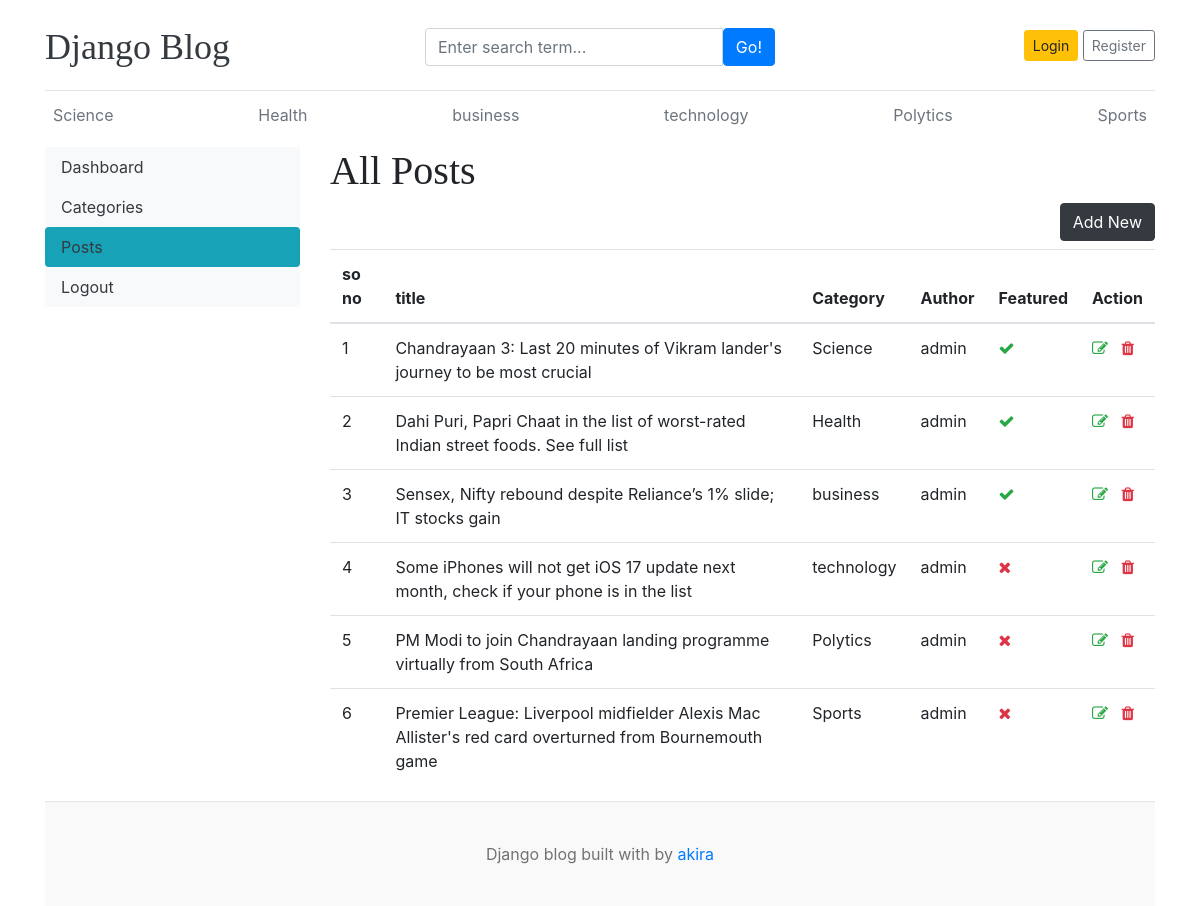
The app's page /dashboards/posts/ with its own data.
### blog/models.py (models this page shows, shortened)
class Category(models.Model):
    category_name=models.CharField(max_length=50,unique=True)
    create_at=models.DateTimeField(auto_now_add=True)
    updated_at=models.DateTimeField(auto_now=True)
    class Meta:
        verbose_name_plural='categories'
    def __str__(self):
        return self.category_name

class Blog(models.Model):
    title=models.CharField(max_length=100)
    slug=models.SlugField(max_length=150,unique=True,blank=True)
    category=models.ForeignKey(Category,on_delete=models.CASCADE)
    author=models.ForeignKey(User,on_delete=models.CASCADE)
    featured_image=models.ImageField(upload_to='upload/%Y/%M/%d')
    short_description=models.TextField(max_length=2000)
    blog_body=models.TextField(max_length=5000)
    is_featured=models.BooleanField(default=False)
    created_at=models.DateTimeField(auto_now_add=True)
    updated_at=models.DateTimeField(auto_now=True)

### dashboards/views.py (the view)
# urls.py: path('posts/',views.posts,name='posts'),
def posts(request):
    posts=Blog.objects.all()
    context={
        'posts':posts,
    }
    return render(request,'dashboard/posts.html',context)

### blog/context_processors.py (called while the page is built)
def  get_categories(request):
    categories=Category.objects.all()
    return dict(categories=categories)

def get_social_links(request):
    social_links=SocialLink.objects.all()
    return dict(social_links=social_links)

### templates/dashboard/posts.html (shortened to what this page needs)
{% extends 'base.html' %}
{% block content %}
<div class="row">
    {% include 'dashboard/sidebar.html' %}
    <div class="col-md-9">
        <h1>All Posts</h1>
        <a href="{% url "add_post" %}" class="btn btn-dark float-right mb-2">Add New</a>
        <table class="table table-hover">
            <thead>
                <tr>
                    <th scope="col">so no</th>
                    <th scope="col">title</th>
                    <th scope="col">Category</th>
                    <th scope="col">Author</th>
                    <th scope="col">Featured</th>
                    <th scope="col">Action</th>
                </tr>
                <tbody>
                    {% for post in posts %}
                    <tr>
                        <td>{{forloop.counter}} </td>
                        <td>{{post.title}} </td>
                        <td>{{post.category}} </td>
                        <td>{{post.author}} </td>
                        <td>{% if post.is_featured %}<i class="fa fa-check text-success" ></i>{% else %}<i class="fa fa-times text-danger" ></i>{% endif %} </td>
                        <td>
                            <a href="{% url 'edit_post' post.id %}"><i class="fa fa-edit text-success"></i></a>
                            <a href="{% url "delete_post" post.id %}"><i class="fa fa-trash text-danger"></i></a>
                        </td>
                    </tr>
                    {% endfor %}
                </tbody>
            </thead>
        </table>
    </div>
</div>
{% endblock %}

### templates/base.html (shortened to what this page needs)
{% load static %}
<!DOCTYPE html>
<html lang="en">
<head>
    <link href="https://getbootstrap.com/docs/4.0/dist/css/bootstrap.min.css" rel="stylesheet">
    <link rel="stylesheet" href="{% static 'css/blog.css' %}">
    <link rel="stylesheet" href="https://cdnjs.cloudflare.com/ajax/libs/font-awesome/4.7.0/css/font-awesome.min.css">
  </head>
<body>
    <div class="container">
      <header class="blog-header py-3">
        <div class="row flex-nowrap justify-content-between align-items-center">
          <div class="col-4 pt-1">
            <a class="blog-header-logo text-dark" href="/">Django Blog</a>
          </div>
          <div class="col-4 pt-1">
            <form action="{% url "search" %}" method="GET">
              <div class="input-group">
                <input value="{{keyword}}" name="keyword" class="form-control" type="text" placeholder="Enter search term..." aria-label="Enter search term..." aria-describedby="button-search" />
                <button type="submit" class="btn btn-primary" id="button-search" type="button">Go!</button>
              </div>
            </form>
          </div>
          <div class="col-4 d-flex justify-content-end align-items-center">
            {% if not user.is_authenticated %}
            <a class="btn btn-sm btn-warning" href="{% url "login" %}">Login</a>  &nbsp;
            <a class="btn btn-sm btn-outline-secondary" href="register">Register</a>
          </div>
          {% else %}
          <button class="btn btn-outline-warning"><span><a href="{% url "dashboard" %}">Dashboard and Add more Blogs </a></span></button>
          &emsp;
          <button class="btn btn-outline-warning" style="color: white;"><span><a href="{% url "logout" %}">Logout</a></span></button>
          {% endif %}
        </div>
      </header>
      <div class="nav-scroller py-1 mb-2">
        <nav class="nav d-flex justify-content-between">
          {% for cat in categories %}
          <a class="p-2 text-muted" href="{% url 'posts_by_category' cat.id %}">{{cat.category_name}}</a>
          {% endfor %}
        </nav>
      </div>
    {% block content %}
    {% endblock  %}
  <footer class="blog-footer">
    <p>Django blog built with   by <a href="#">akira</a></p>
  </footer>
  </body>
</html>

### project1/static/css/blog.css (style rules this page uses)
.blog-header { border-bottom: 1px solid #e5e5e5; }
.blog-header-logo { font-family: "Playfair Display", Georgia, "Times New Roman", serif; font-size: 2.25rem; }
h1, h2, h3, h4, h5, h6 { font-family: "Playfair Display", Georgia, "Times New Roman", serif; }
.blog-footer { padding: 2.5rem 0; color: #727272; text-align: center; background-color: #f9f9f9; border-top: .05rem solid #e5e5e5; }
.blog-footer p:last-child { margin-bottom: 0; }

### records on screen
Category: category_name "Science"
Category: category_name "Health"
Category: category_name "business"
Category: category_name "technology"
Category: category_name "Polytics"
Category: category_name "Sports"
Blog: title "Chandrayaan 3: Last 20 minutes of Vikram lander's journey to be most crucial", category "Science", author "admin", is_featured True (drawn)
Blog: title "Dahi Puri, Papri Chaat in the list of worst-rated Indian street foods. See full list", category "Health", author "admin", is_featured True (drawn)
Blog: title "Sensex, Nifty rebound despite Reliance’s 1% slide; IT stocks gain", category "business", author "admin", is_featured True (drawn)
Blog: title "Some iPhones will not get iOS 17 update next month, check if your phone is in the list", category "technology", author "admin", is_featured False (drawn)
Blog: title "PM Modi to join Chandrayaan landing programme virtually from South Africa", category "Polytics", author "admin", is_featured False (drawn)
Blog: title "Premier League: Liverpool midfielder Alexis Mac Allister's red card overturned from Bournemouth game", category "Sports", author "admin", is_featured False (drawn)
